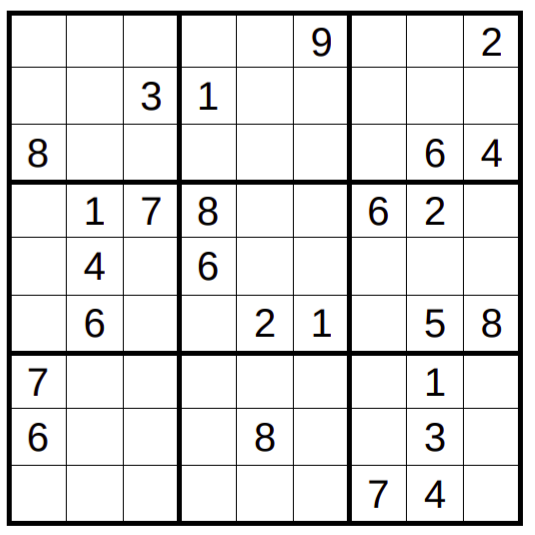
#> input picture testing/trainingData/20.png, 535 x 535 px
$ python img2text.py
#> lines starting #> are read from the running program, lines starting #| are printed output that depends on the picture; after the words box and inside, x2 and y2 are one past the last pixel; in counts of white or black regions, pixels touching at a corner belong together
import pytesseract, cv2, os, copy, shutil, sys
import numpy as np
from decoderClass import Sudoku

def cropIMG(path):
#> called with path = '../trainingData/20.png'
    try:
        os.mkdir("temp")
    except:
        pass

    dirName = path
    _,dirName = os.path.split(dirName)
    dirName = dirName.replace("\\","_"
    ).replace("/","_"
    ).strip(".png"
    ).strip(".jpeg"
    ).strip(".jpg")

    img_name = dirName

    dirName = os.path.join("temp",dirName)
    try:
        os.mkdir(dirName)
    except:
        pass

    #fotoyu okudum
    img = cv2.imread(path,0)
#> img: shape (535, 535); min 0, max 255, mean 227

    #blurladım(köşeler belli olsun diye)
    img_gray_blur = cv2.GaussianBlur(img,(1,1),cv2.BORDER_DEFAULT)

    ##THRESH BINARY ya beyaz ya da siyah yapıyo)
    _ , thresh = cv2.threshold(img_gray_blur,150,230,cv2.THRESH_BINARY)
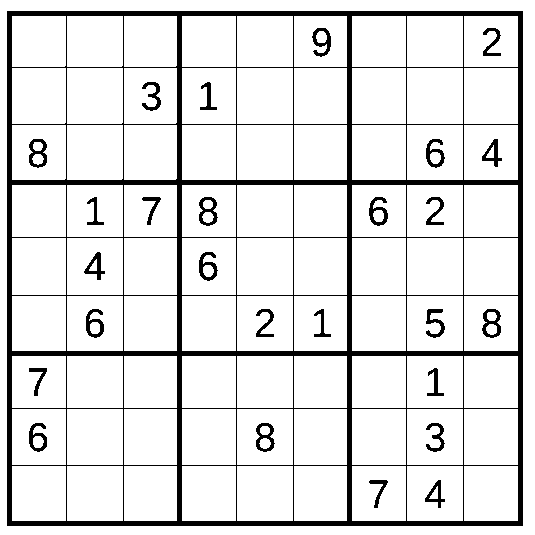
#> thresh: shape (535, 535); values 0 (black) and 230 (white), 88.9% white; 27 black regions

    # Köşeleri alıyorsun
    contours, _ = cv2.findContours(thresh,cv2.RETR_TREE,cv2.CHAIN_APPROX_SIMPLE)
#> contours = 126 contours; largest, box (x1, y1, x2, y2) and area: (0, 0, 535, 535) 285156, (6, 10, 524, 527) 266770, (407, 238, 463, 295) 3080, (237, 238, 293, 295) 3080, (67, 238, 123, 295) 3080

    # 81 tane fotoğfar kırpılmasını kontrol ediyorum
    counter = 10

    # kesilen karelerin koordinatları
    xy = list()

    # tespit edilen köşeleri geziyoruz
    for cnt in reversed(contours):

        # bazen büyük kareleri de dörtgen olarak alıyor
        if counter == 91:
            break

        # köşeler arası uzaklık
        area = cv2.contourArea(cnt)

        # katsayı veriyoruz uzaklık için
        epsilon = 0.01 * cv2.arcLength(cnt, True)

        ## Her şeklin köşe adresleri
        approx = cv2.approxPolyDP(cnt,epsilon, True)

        if area >400 :

            # 4 köşegeni olanlar burda ayrılıyor
            if len(approx)==4:
                x1 = approx[0][0][1]
                y1 = approx[2][0][1]
                x2 = approx[0][0][0]
                y2 = approx[2][0][0]

                # koordinatları kaydediyorum
                xy.append((x1,y1,x2,y2))

                #x1y1 x2y2 adresleri ile dörtgenleri kırpıyorum
                rect = img[x1:y1,x2:y2]

                # kesilen bölgeyi okunma ve birleştirme
                #  işlemi için hazır olmasını sağlıyorum
                rect = cv2.resize(rect,(100,100))
                rect = cv2.GaussianBlur(rect,(1,1),cv2.BORDER_DEFAULT)
                _, rect = cv2.threshold(rect,127,255,cv2.THRESH_BINARY)

                # kırpılan fotograf kaydedilir
                path = f"{dirName}/{counter}.jpeg"
                cv2.imwrite(path,rect)
                counter+=1
#> this loop made 125 passes
#> (area, epsilon, approx, x1, y1, x2, y2, path) on passes 1, 2, 3, 4, 5, 8, 9: (2649.5, 2.05, [[12, 16], [12, 66], [65, 65], [65, 16]], 16, 65, 12, 65, 'temp/20/10.jpeg'), (2749.5, 2.09, [[67, 16], [67, 66], [122, 65], [122, 16]], 16, 65, 67, 122, 'temp/20/11.jpeg'), (2599.5, 2.03, [[124, 16], [124, 66], [176, 65], [176, 16]], 16, 65, 124, 176, 'temp/20/12.jpeg'), (2650, 2.06, [[182, 16], [182, 66], [235, 66], [235, 16]], 16, 66, 182, 235, 'temp/20/13.jpeg'), (2750, 2.1, [[237, 16], [237, 66], [292, 66], [292, 16]], 16, 66, 237, 292, 'temp/20/14.jpeg'), (2600, 2.04, [[294, 16], [294, 66], [346, 66], [346, 16]], 16, 66, 294, 346, 'temp/20/15.jpeg'), (2650, 2.06, [[352, 16], [352, 66], [405, 66], [405, 16]], 16, 66, 352, 405, 'temp/20/16.jpeg')
#> (area, epsilon, x1, y1, x2, y2, path) on passes 61, 64, 65, 66, 67, 68: (2912, 2.16, 238, 294, 124, 176, 'temp/20/48.jpeg'), (2968, 2.18, 238, 294, 182, 235, 'temp/20/49.jpeg'), (3080, 2.22, 238, 294, 237, 292, 'temp/20/50.jpeg'), (2912, 2.16, 238, 294, 294, 346, 'temp/20/51.jpeg'), (2968, 2.18, 238, 294, 352, 405, 'temp/20/52.jpeg'), (3080, 2.22, 238, 294, 407, 462, 'temp/20/53.jpeg')
    return dirName, xy ,img_name

def zero2IMG(path):

    # dosyayı geziyorum
    for p in sorted(os.listdir(path)):

        # path adresini alıyorum
        newPath = os.path.join(path,p)

        # fotografı okuyorum
        img = cv2.imread(newPath,0)

        # ortalaması 253ten buyukse bos bir fotodur
        if np.mean(img)>253:

            # sıfırı yazmak için pozisyon alıyorum
            position = (30,70)

            # yazıyı ekliyorum
            cv2.putText(
                img, #fotograf
                "0", # yazılacak text
                position, # pozisyon
                cv2.FONT_HERSHEY_SIMPLEX, #font türü
                2, #font büyüklüğü
                (0, 0, 0), #font rengi
                3) #font gücü


            # sıfırlı fotoğrafı kaydediyorum
            cv2.imwrite(newPath,img)

# [36 lines left out: functions concatIMG, transformIMG, not called in this run]

def transformIMG(path):
#> called with path = 'temp/20'
    list1,list2=list(),list()
    for i in sorted(os.listdir(path)):
        img = cv2.imread(os.path.join(path,i))

        temp = pytesseract.image_to_string(img,
            config='--oem 3 --psm 6 -c tessedit_char_whitelist=0123456789')
        list1.append(temp.strip())

        temp = pytesseract.image_to_string(img,
            config='--oem 3 --psm 13 -c tessedit_char_whitelist=0123456789')
        list2.append(temp.strip())
    i = 0
    m = list()
    while i < 81:
        temp1,temp2=None,None
        try:
            temp1 = int(list1[i])
        except:
            pass
        try:
            temp2 = int(list2[i])
        except:
            pass

        if temp1==temp2 and type(temp1)==int:
            m.append(temp2)
        elif type(temp1)==int :
            m.append(temp1)
        elif type(temp2)==int :
            m.append(temp2)
        else:
            return False
        i+=1
    return m


# [26 lines left out: function txt2mat, not called in this run]

def removeFILES(path):
    shutil.rmtree(path)

# [48 lines left out: functions solution_func, writeAnswer2IMG, not called in this run]

def solver(path):

    dirName, xy, img_name = cropIMG(path)
    zero2IMG(dirName)
    # pathIMG = concatIMG(dirName)
    # temp = transformIMG(pathIMG)
    print(transformIMG(dirName))
#| False
#> (the run stopped early here; a loop or call above may not have finished)

$ run again, with Solution/trainingData2/81.jpeg saved as testing/trainingData/20.png
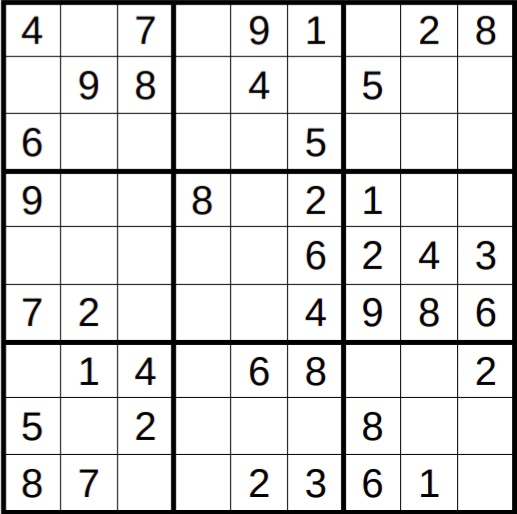
#> input picture Solution/trainingData2/81.jpeg, 517 x 514 px
#> in cropIMG, `_ , thresh = cv2.threshold(img_gray_blur,150,230,cv2.THRESH_BINARY)`:
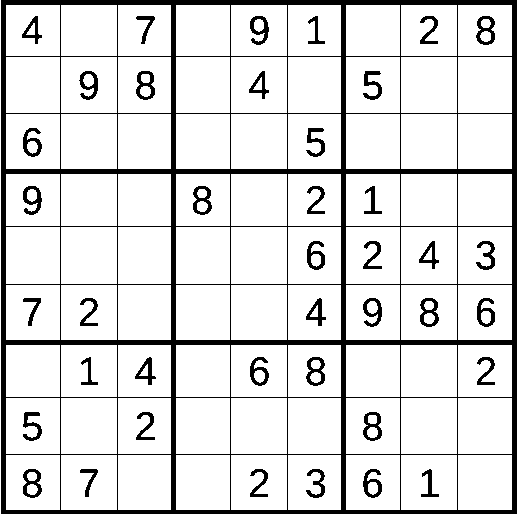
#> thresh: shape (514, 517); values 0 (black) and 230 (white), 87% white; 41 black regions
#> contours = 150 contours, 1 with area under 20; largest, box (x1, y1, x2, y2) and area: (401, 227, 457, 284) 3080, (231, 227, 287, 284) 3080, (61, 227, 117, 284) 3080, (401, 398, 457, 454) 3025, (231, 398, 287, 454) 3025
#> the loop in cropIMG, `for cnt in reversed(contours):` made 150 passes
#> (area, epsilon, approx, x1, y1, x2, y2, path) on passes 4, 5, 7, 8: (2650, 2.06, [[6, 5], [6, 55], [59, 55], [59, 5]], 5, 55, 6, 59, 'temp/20/10.jpeg'), (2750, 2.1, [[61, 5], [61, 55], [116, 55], [116, 5]], 5, 55, 61, 116, 'temp/20/11.jpeg'), (2600, 2.04, [[118, 5], [118, 55], [170, 55], [170, 5]], 5, 55, 118, 170, 'temp/20/12.jpeg'), (2650, 2.06, [[176, 5], [176, 55], [229, 55], [229, 5]], 5, 55, 176, 229, 'temp/20/13.jpeg')
#> after the loop in cropIMG, `for cnt in reversed(contours):`: counter = 91; xy = 81 items, first 6: (5, 55, 6, 59), (5, 55, 61, 116), (5, 55, 118, 170), (5, 55, 176, 229), (5, 55, 231, 286), (5, 55, 288, 340)
#> in solver, `dirName, xy, img_name = cropIMG(path)`: dirName = 'temp/20'; img_name = '20'
#| False
